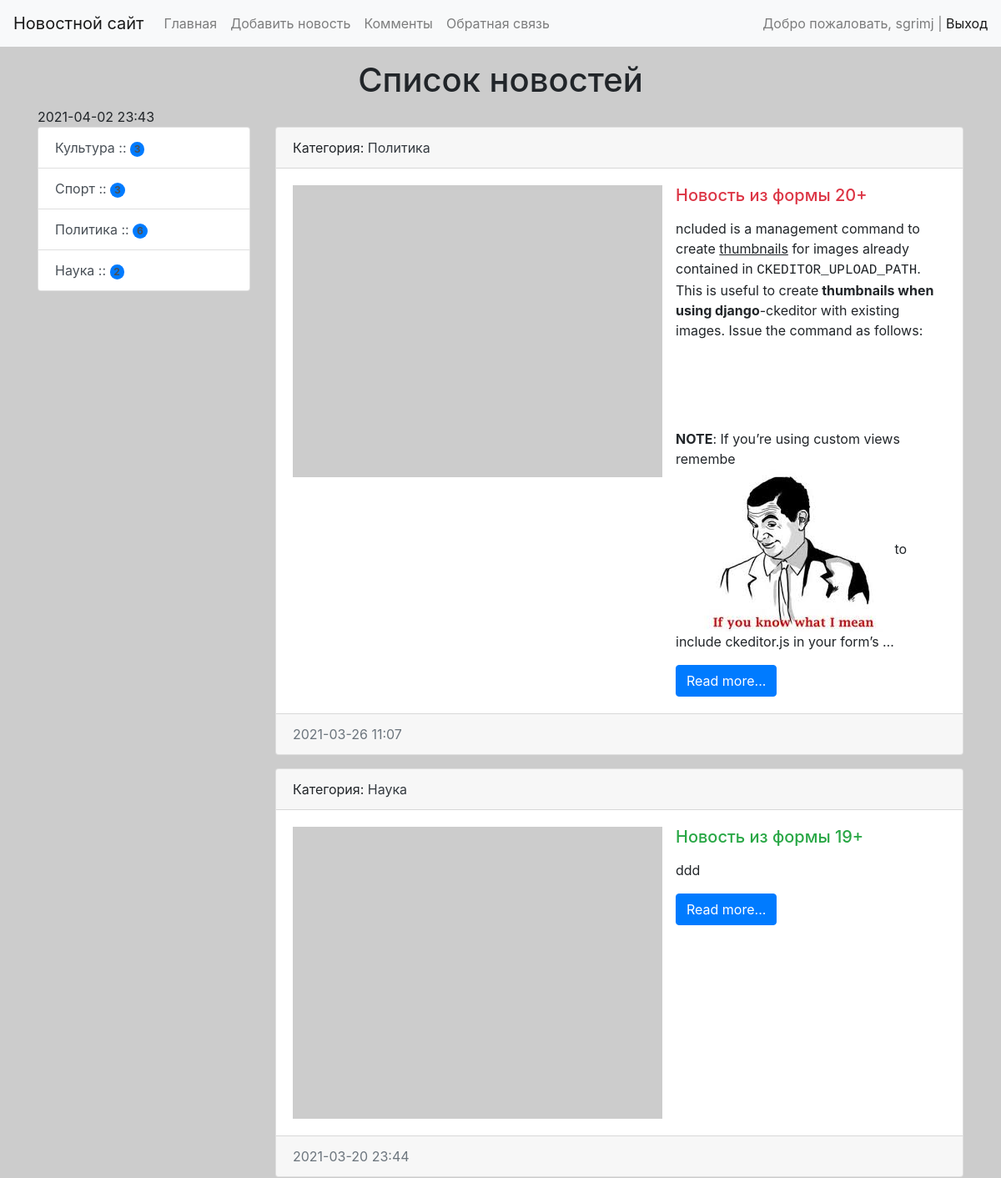
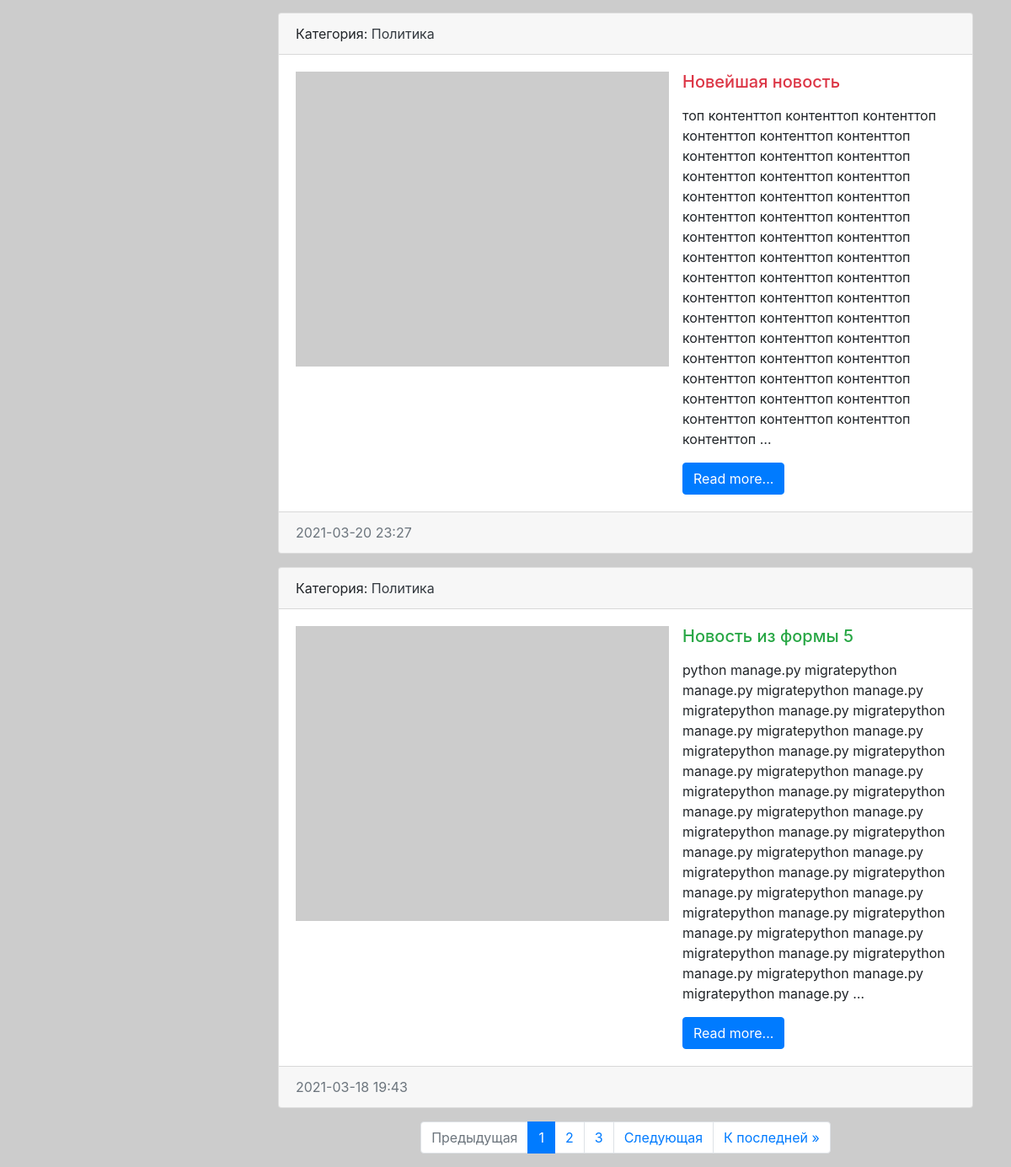
The app's page / (signed in) with its own data (2 pictures, top to bottom).
### news/models.py (models this page shows, shortened)
class Category(models.Model):
    title = models.CharField(max_length=150, db_index=True, verbose_name="Наименование категории")
    def get_absolute_url(self):
        return reverse_lazy("category", kwargs={"category_id": self.pk, })
    def __str__(self):
        return self.title
    class Meta:
        verbose_name = "Категория"
        verbose_name_plural = "Категории"
        ordering = ["pk"]

class News(models.Model):
    title = models.CharField(max_length=150, verbose_name="Наименование")  # обязательный атрибут - длина
    content = RichTextUploadingField(blank=True, verbose_name="контент")  # по умолчанию пустой
    created_at = models.DateTimeField(auto_now_add=True, verbose_name="Дата публикации")  # про создании новости
    updated_at = models.DateTimeField(auto_now=True,
                                      verbose_name="Обновлено")  # меняет дату и время с каждым изменением
    photo = models.ImageField(upload_to="photo/%Y/%m/%d/", verbose_name="Фото", blank=True)
    is_published = models.BooleanField(default=True, verbose_name="Опубликовано?")
    category = models.ForeignKey("Category", on_delete=models.PROTECT, verbose_name="Категория", )
    views = models.IntegerField(default=0)
    def get_absolute_url(self):   # для ссылок
        return reverse_lazy("news", kwargs={"pk": self.pk, })
    class Meta:
        verbose_name = "Новость"  # имя в админке ед число
        verbose_name_plural = "Новости"
        ordering = ["-created_at"]  # + , "title"

### news/views.py (the view)
# urls.py: path("", HomeNews.as_view(), name="home"),
class HomeNews(MyMixin, ListView):  # примет на себя фунуционал index путем переопределения
    model = News  # тоже самое что и news = News.objects.all()
    template_name = "news/index.html"  # меняем дефалтный шаблон
    context_object_name = "news"  # меняем название обьекта с данными
    mixin_prop = "hello w"
    paginate_by = 4
    def get_context_data(self, *, object_list=None, **kwargs):
        context = super(HomeNews, self).get_context_data(**kwargs)  # наследуем то что было
        context["title"] = "Список новостей"  # дополняем контекст своими данными
        return context
    def get_queryset(self):  # фильтр данных
        return News.objects.filter(is_published=True).select_related("category")

### news/templatetags/news_tags.py (called while the page is built)
@register.inclusion_tag("news/list_categories.html")
def show_cat():
    categories = cache.get("categories",)             # обращаемся в кэш, если там нет ничего то заполняем на 500сек
    if not categories:
        categories = Category.objects.annotate(cnt=Count("news", filter=F("news__is_published"))).filter(cnt__gt=0)
        cache.set("categories", categories, 500)
    return {"categories": categories,}

### news/templates/news/index.html (shortened to what this page needs)
{% extends "base.html"  %}
{% block h1_time %}
<h1 class="text-center">{{ title }}</h1>
{% now "Y-m-d H:i" %}
{% endblock %}
{% block sidebar %}
 {% include "inc/_sidebar.html"  %}
{% endblock %}
{% block content %}
{% for i in news %}
<div class="card mb-3">
    <div class="card-header">
        Категория: <a href="{{ i.category.get_absolute_url }}" class="text-dark">{{ i.category}}</a>
    </div>
    <div class="card-body">
        <div class="media">
            {% if i.photo %}
            <img src="{{ i.photo.url }}" width="350" class="mr-3">
            {% else %}
            <img src="https://picsum.photos/id/443/350/300?grayscale" class="mr-3">
            {% endif %}
            <div class="media-body">
                <h5 class="card-title {% cycle 'text-danger' 'text-success'  %}"> {{ i.title }} </h5>
                {% autoescape off %}
                <p class="card-text"> {{ i.content| linebreaks | truncatewords:50 }} </p>
                {% endautoescape %}
                <a href="{{ i.get_absolute_url }}" class="btn btn-primary">Read more...</a>
            </div>
        </div>
    </div>
    <div class="card-footer text-muted">
        {{ i.created_at | date:"Y-m-d H:i" }}
    </div>
</div>
{% endfor %}
{% endblock %}

### templates/inc/_nav.html (shortened to what this page needs)
<nav class="navbar navbar-expand-lg navbar-light bg-light">
    <a class="navbar-brand" href="{% url 'home' %}">Новостной сайт</a>
    <div class="collapse navbar-collapse" id="navbarSupportedContent">
        <ul class="navbar-nav mr-auto">
            <li class="nav-item"><a class="nav-link" href="{% url 'home' %}">Главная</a></li>
            {%if request.user.is_authenticated %}
            <li class="nav-item"><a class="nav-link" href="{% url 'add_news' %}">Добавить новость</a></li>
            {%endif%}
            <li class="nav-item"><a class="nav-link" href="{% url 'comments' %}">Комменты</a></li>
            <li class="nav-item"><a class="nav-link" href="{% url 'feedback' %}">Обратная связь</a></li>
        </ul>
        <span class="navbar-text">
                {%if request.user.is_authenticated %}
                Добро пожаловать, {{user.username}} | <a href="{% url 'logout' %}">Выход</a>
                {%else%}
                <a class="" href="{% url 'register' %}">Регистрация</a> | <a class="" href="{% url 'login' %}">Вход</a>
                {%endif%}
            </span>
    </div>
</nav>

### news/templates/news/list_categories.html
<div class="list-group">
    {% for i in categories %}
    <a href="{{ i.get_absolute_url }}" class="list-group-item list-group-item-action">{{ i.title }} :: <span class="badge bg-primary rounded-pill">{{ i.cnt }}</span></a>
    {% endfor %}
</div>

### mysite/static/css/style.css (style rules this page uses)
body { background-color: #ccc; }

### records on screen
Category: title "Культура", cnt "3"
Category: title "Спорт", cnt "3"
Category: title "Политика", cnt "6"
Category: title "Наука", cnt "2"
News: category "Политика", title "Новость из формы 20+", content "ncluded is a management command to create thumbnails for images already contained in CKEDITOR_UPLOAD_PATH . This is useful to create thumbnails when using django -ckeditor with existing images. Issue the command as follows: NOTE : If you’re using custom views remembe to include ckeditor.js in your form’s …", content (picture), created_at "2021-03-26 11:07"
News: category "Наука", title "Новость из формы 19+", content "ddd", created_at "2021-03-20 23:44"
News: category "Политика", title "Новейшая новость", content "топ контенттоп контенттоп контенттоп контенттоп контенттоп контенттоп контенттоп контенттоп контенттоп контенттоп контенттоп контенттоп контенттоп контенттоп контенттоп контенттоп контенттоп контенттоп контенттоп контенттоп контенттоп контенттоп контенттоп контенттоп контенттоп контенттоп контенттоп контенттоп контенттоп контенттоп контенттоп контенттоп контенттоп контенттоп контенттоп контенттоп контенттоп контенттоп контенттоп контенттоп контенттоп контенттоп контенттоп контенттоп контенттоп контенттоп контенттоп контенттоп контенттоп …", created_at "2021-03-20 23:27"
News: category "Политика", title "Новость из формы 5", content "python manage.py migratepython manage.py migratepython manage.py migratepython manage.py migratepython manage.py migratepython manage.py migratepython manage.py migratepython manage.py migratepython manage.py migratepython manage.py migratepython manage.py migratepython manage.py migratepython manage.py migratepython manage.py migratepython manage.py migratepython manage.py migratepython manage.py migratepython manage.py migratepython manage.py migratepython manage.py migratepython manage.py migratepython manage.py migratepython manage.py migratepython manage.py migratepython manage.py …", created_at "2021-03-18 19:43"

### other values on screen
{{ user.username }} "sgrimj"
{{ title }} "Список новостей"
{{ p }} "1"
{{ p }} "2" "3"
